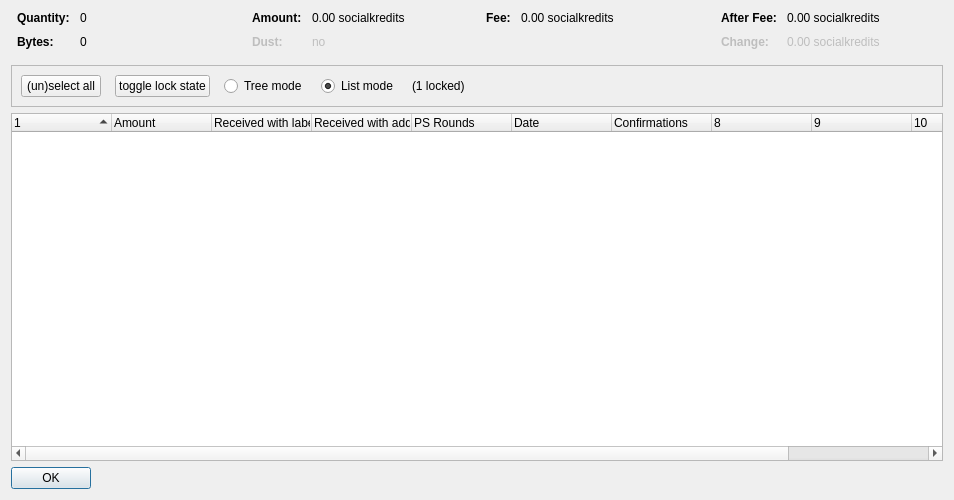
<?xml version="1.0" encoding="UTF-8"?>
<ui version="4.0">
 <class>CoinControlDialog</class>
 <widget class="QDialog" name="CoinControlDialog">
  <property name="geometry">
   <rect>
    <x>0</x>
    <y>0</y>
    <width>954</width>
    <height>500</height>
   </rect>
  </property>
  <property name="windowTitle">
   <string>Coin Selection</string>
  </property>
  <layout class="QVBoxLayout" name="verticalLayout">
   <item>
    <layout class="QHBoxLayout" name="horizontalLayoutTop" stretch="0,0,0,0">
     <property name="topMargin">
      <number>0</number>
     </property>
     <property name="bottomMargin">
      <number>10</number>
     </property>
     <item>
      <layout class="QFormLayout" name="formLayoutCoinControl1">
       <property name="horizontalSpacing">
        <number>10</number>
       </property>
       <property name="verticalSpacing">
        <number>10</number>
       </property>
       <property name="leftMargin">
        <number>6</number>
       </property>
       <property name="rightMargin">
        <number>6</number>
       </property>
       <item row="0" column="0">
        <widget class="QLabel" name="labelCoinControlQuantityText">
         <property name="font">
          <font>
           <weight>75</weight>
           <bold>true</bold>
          </font>
         </property>
         <property name="text">
          <string>Quantity:</string>
         </property>
        </widget>
       </item>
       <item row="0" column="1">
        <widget class="QLabel" name="labelCoinControlQuantity">
         <property name="cursor">
          <cursorShape>IBeamCursor</cursorShape>
         </property>
         <property name="contextMenuPolicy">
          <enum>Qt::ActionsContextMenu</enum>
         </property>
         <property name="text">
          <string notr="true">0</string>
         </property>
         <property name="textInteractionFlags">
          <set>Qt::LinksAccessibleByMouse|Qt::TextSelectableByKeyboard|Qt::TextSelectableByMouse</set>
         </property>
        </widget>
       </item>
       <item row="1" column="0">
        <widget class="QLabel" name="labelCoinControlBytesText">
         <property name="font">
          <font>
           <weight>75</weight>
           <bold>true</bold>
          </font>
         </property>
         <property name="text">
          <string>Bytes:</string>
         </property>
        </widget>
       </item>
       <item row="1" column="1">
        <widget class="QLabel" name="labelCoinControlBytes">
         <property name="cursor">
          <cursorShape>IBeamCursor</cursorShape>
         </property>
         <property name="contextMenuPolicy">
          <enum>Qt::ActionsContextMenu</enum>
         </property>
         <property name="text">
          <string notr="true">0</string>
         </property>
         <property name="textInteractionFlags">
          <set>Qt::LinksAccessibleByMouse|Qt::TextSelectableByKeyboard|Qt::TextSelectableByMouse</set>
         </property>
        </widget>
       </item>
      </layout>
     </item>
     <item>
      <layout class="QFormLayout" name="formLayoutCoinControl2">
       <property name="horizontalSpacing">
        <number>10</number>
       </property>
       <property name="verticalSpacing">
        <number>10</number>
       </property>
       <property name="leftMargin">
        <number>6</number>
       </property>
       <property name="rightMargin">
        <number>6</number>
       </property>
       <item row="0" column="0">
        <widget class="QLabel" name="labelCoinControlAmountText">
         <property name="font">
          <font>
           <weight>75</weight>
           <bold>true</bold>
          </font>
         </property>
         <property name="text">
          <string>Amount:</string>
         </property>
        </widget>
       </item>
       <item row="0" column="1">
        <widget class="QLabel" name="labelCoinControlAmount">
         <property name="cursor">
          <cursorShape>IBeamCursor</cursorShape>
         </property>
         <property name="contextMenuPolicy">
          <enum>Qt::ActionsContextMenu</enum>
         </property>
         <property name="text">
          <string notr="true">0.00 socialkredits</string>
         </property>
         <property name="textInteractionFlags">
          <set>Qt::LinksAccessibleByMouse|Qt::TextSelectableByKeyboard|Qt::TextSelectableByMouse</set>
         </property>
        </widget>
       </item>
       <item row="1" column="0">
        <widget class="QLabel" name="labelCoinControlLowOutputText">
         <property name="enabled">
          <bool>false</bool>
         </property>
         <property name="font">
          <font>
           <weight>75</weight>
           <bold>true</bold>
          </font>
         </property>
         <property name="text">
          <string>Dust:</string>
         </property>
        </widget>
       </item>
       <item row="1" column="1">
        <widget class="QLabel" name="labelCoinControlLowOutput">
         <property name="enabled">
          <bool>false</bool>
         </property>
         <property name="cursor">
          <cursorShape>IBeamCursor</cursorShape>
         </property>
         <property name="contextMenuPolicy">
          <enum>Qt::ActionsContextMenu</enum>
         </property>
         <property name="text">
          <string notr="true">no</string>
         </property>
         <property name="textInteractionFlags">
          <set>Qt::LinksAccessibleByMouse|Qt::TextSelectableByKeyboard|Qt::TextSelectableByMouse</set>
         </property>
        </widget>
       </item>
      </layout>
     </item>
     <item>
      <layout class="QFormLayout" name="formLayoutCoinControl3">
       <property name="horizontalSpacing">
        <number>10</number>
       </property>
       <property name="verticalSpacing">
        <number>10</number>
       </property>
       <property name="leftMargin">
        <number>6</number>
       </property>
       <property name="rightMargin">
        <number>6</number>
       </property>
       <item row="0" column="0">
        <widget class="QLabel" name="labelCoinControlFeeText">
         <property name="font">
          <font>
           <weight>75</weight>
           <bold>true</bold>
          </font>
         </property>
         <property name="text">
          <string>Fee:</string>
         </property>
        </widget>
       </item>
       <item row="0" column="1">
        <widget class="QLabel" name="labelCoinControlFee">
         <property name="cursor">
          <cursorShape>IBeamCursor</cursorShape>
         </property>
         <property name="contextMenuPolicy">
          <enum>Qt::ActionsContextMenu</enum>
         </property>
         <property name="text">
          <string notr="true">0.00 socialkredits</string>
         </property>
         <property name="textInteractionFlags">
          <set>Qt::LinksAccessibleByMouse|Qt::TextSelectableByKeyboard|Qt::TextSelectableByMouse</set>
         </property>
        </widget>
       </item>
      </layout>
     </item>
     <item>
      <layout class="QFormLayout" name="formLayoutCoinControl4">
       <property name="horizontalSpacing">
        <number>10</number>
       </property>
       <property name="verticalSpacing">
        <number>10</number>
       </property>
       <property name="leftMargin">
        <number>6</number>
       </property>
       <property name="rightMargin">
        <number>6</number>
       </property>
       <item row="0" column="0">
        <widget class="QLabel" name="labelCoinControlAfterFeeText">
         <property name="font">
          <font>
           <weight>75</weight>
           <bold>true</bold>
          </font>
         </property>
         <property name="text">
          <string>After Fee:</string>
         </property>
        </widget>
       </item>
       <item row="0" column="1">
        <widget class="QLabel" name="labelCoinControlAfterFee">
         <property name="cursor">
          <cursorShape>IBeamCursor</cursorShape>
         </property>
         <property name="contextMenuPolicy">
          <enum>Qt::ActionsContextMenu</enum>
         </property>
         <property name="text">
          <string notr="true">0.00 socialkredits</string>
         </property>
         <property name="textInteractionFlags">
          <set>Qt::LinksAccessibleByMouse|Qt::TextSelectableByKeyboard|Qt::TextSelectableByMouse</set>
         </property>
        </widget>
       </item>
       <item row="1" column="0">
        <widget class="QLabel" name="labelCoinControlChangeText">
         <property name="enabled">
          <bool>false</bool>
         </property>
         <property name="font">
          <font>
           <weight>75</weight>
           <bold>true</bold>
          </font>
         </property>
         <property name="text">
          <string>Change:</string>
         </property>
        </widget>
       </item>
       <item row="1" column="1">
        <widget class="QLabel" name="labelCoinControlChange">
         <property name="enabled">
          <bool>false</bool>
         </property>
         <property name="cursor">
          <cursorShape>IBeamCursor</cursorShape>
         </property>
         <property name="contextMenuPolicy">
          <enum>Qt::ActionsContextMenu</enum>
         </property>
         <property name="text">
          <string notr="true">0.00 socialkredits</string>
         </property>
         <property name="textInteractionFlags">
          <set>Qt::LinksAccessibleByMouse|Qt::TextSelectableByKeyboard|Qt::TextSelectableByMouse</set>
         </property>
        </widget>
       </item>
      </layout>
     </item>
    </layout>
   </item>
   <item>
    <widget class="QFrame" name="frame">
     <property name="minimumSize">
      <size>
       <width>0</width>
       <height>40</height>
      </size>
     </property>
     <property name="frameShape">
      <enum>QFrame::StyledPanel</enum>
     </property>
     <property name="frameShadow">
      <enum>QFrame::Sunken</enum>
     </property>
     <layout class="QHBoxLayout" name="horizontalLayout">
      <item>
       <layout class="QHBoxLayout" name="horizontalLayoutPanel" stretch="0,0,0,0,0,0">
        <property name="spacing">
         <number>14</number>
        </property>
        <item>
         <widget class="QPushButton" name="pushButtonSelectAll">
          <property name="sizePolicy">
           <sizepolicy hsizetype="Maximum" vsizetype="Fixed">
            <horstretch>0</horstretch>
            <verstretch>0</verstretch>
           </sizepolicy>
          </property>
          <property name="text">
           <string>(un)select all</string>
          </property>
          <property name="autoDefault">
           <bool>false</bool>
          </property>
         </widget>
        </item>
        <item>
         <widget class="QPushButton" name="pushButtonToggleLock">
          <property name="sizePolicy">
           <sizepolicy hsizetype="Maximum" vsizetype="Fixed">
            <horstretch>0</horstretch>
            <verstretch>0</verstretch>
           </sizepolicy>
          </property>
          <property name="text">
           <string>toggle lock state</string>
          </property>
          <property name="autoDefault">
           <bool>false</bool>
          </property>
         </widget>
        </item>
        <item>
         <widget class="QRadioButton" name="radioTreeMode">
          <property name="sizePolicy">
           <sizepolicy hsizetype="Maximum" vsizetype="Fixed">
            <horstretch>0</horstretch>
            <verstretch>0</verstretch>
           </sizepolicy>
          </property>
          <property name="text">
           <string>Tree mode</string>
          </property>
         </widget>
        </item>
        <item>
         <widget class="QRadioButton" name="radioListMode">
          <property name="sizePolicy">
           <sizepolicy hsizetype="Maximum" vsizetype="Fixed">
            <horstretch>0</horstretch>
            <verstretch>0</verstretch>
           </sizepolicy>
          </property>
          <property name="text">
           <string>List mode</string>
          </property>
          <property name="checked">
           <bool>true</bool>
          </property>
         </widget>
        </item>
        <item>
         <widget class="QLabel" name="labelLocked">
          <property name="text">
           <string>(1 locked)</string>
          </property>
         </widget>
        </item>
        <item>
         <spacer name="horizontalSpacer">
          <property name="orientation">
           <enum>Qt::Horizontal</enum>
          </property>
          <property name="sizeHint" stdset="0">
           <size>
            <width>40</width>
            <height>20</height>
           </size>
          </property>
         </spacer>
        </item>
       </layout>
      </item>
     </layout>
    </widget>
   </item>
   <item>
    <widget class="CoinControlTreeWidget" name="treeWidget">
     <property name="contextMenuPolicy">
      <enum>Qt::CustomContextMenu</enum>
     </property>
     <property name="sortingEnabled">
      <bool>false</bool>
     </property>
     <property name="columnCount">
      <number>11</number>
     </property>
     <attribute name="headerShowSortIndicator" stdset="0">
      <bool>true</bool>
     </attribute>
     <attribute name="headerStretchLastSection">
      <bool>false</bool>
     </attribute>
     <column>
      <property name="text">
       <string/>
      </property>
     </column>
     <column>
      <property name="text">
       <string>Amount</string>
      </property>
     </column>
     <column>
      <property name="text">
       <string>Received with label</string>
      </property>
     </column>
     <column>
      <property name="text">
       <string>Received with address</string>
      </property>
     </column>
     <column>
      <property name="text">
       <string>PS Rounds</string>
      </property>
     </column>
     <column>
      <property name="text">
       <string>Date</string>
      </property>
     </column>
     <column>
      <property name="text">
       <string>Confirmations</string>
      </property>
      <property name="toolTip">
       <string>Confirmed</string>
      </property>
     </column>
     <column>
      <property name="text">
       <string/>
      </property>
     </column>
     <column>
      <property name="text">
       <string/>
      </property>
     </column>
     <column>
      <property name="text">
       <string/>
      </property>
     </column>
     <column>
      <property name="text">
       <string/>
      </property>
     </column>
    </widget>
   </item>
   <item>
    <widget class="QDialogButtonBox" name="buttonBox">
     <property name="sizePolicy">
      <sizepolicy hsizetype="Maximum" vsizetype="Fixed">
       <horstretch>0</horstretch>
       <verstretch>0</verstretch>
      </sizepolicy>
     </property>
     <property name="orientation">
      <enum>Qt::Horizontal</enum>
     </property>
     <property name="standardButtons">
      <set>QDialogButtonBox::Ok</set>
     </property>
    </widget>
   </item>
  </layout>
 </widget>
 <customwidgets>
  <customwidget>
   <class>CoinControlTreeWidget</class>
   <extends>QTreeWidget</extends>
   <header>coincontroltreewidget.h</header>
  </customwidget>
 </customwidgets>
 <resources/>
 <connections/>
</ui>
